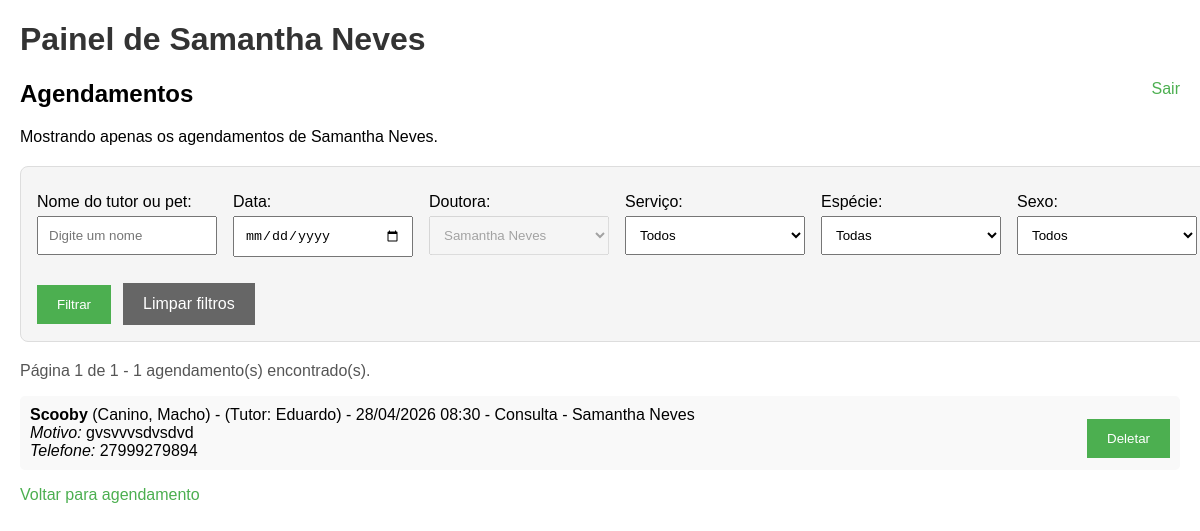
The app's page /painel (signed in) with its own data.
### app.py (models this page shows, shortened)
class Agendamento(db.Model):
    id = db.Column(db.Integer, primary_key=True)
    nome_dono = db.Column(db.String(100), nullable=False)
    nome_pet = db.Column(db.String(100), nullable=False)
    especie = db.Column(db.String(20), nullable=False)
    sexo = db.Column(db.String(10), nullable=False)
    telefone = db.Column(db.String(20), nullable=False)
    data = db.Column(db.DateTime, nullable=False)
    servico = db.Column(db.String(200), nullable=False)
    doutora = db.Column(db.String(50), nullable=False)
    motivo = db.Column(db.Text, nullable=False)

### app.py (the view, shortened to what this page needs)
@app.route('/painel')
def painel():
    user = session.get('user')
    role = session.get('role')
    if not user:
        return redirect(url_for('login_page'))
    pagina = request.args.get('pagina', default=1, type=int)
    if not pagina or pagina < 1:
        pagina = 1
    nome_filtro = request.args.get('nome', '').strip()
    data_filtro = request.args.get('data', '').strip()
    doutora_filtro = request.args.get('doutora', '').strip()
    servico_filtro = request.args.get('servico', '').strip()
    especie_filtro = request.args.get('especie', '').strip()
    sexo_filtro = request.args.get('sexo', '').strip()
    filtro_erro = ''
    if role == 'reception':
        base_query = Agendamento.query
        doctor_options = DOUTORAS
    else:
        base_query = Agendamento.query.filter_by(doutora=user)
        doctor_options = [user]
        doutora_filtro = user
    service_options = [
        servico for servico, in base_query.with_entities(Agendamento.servico).distinct().order_by(Agendamento.servico).all()
        if servico
    ]
    if 'Consulta' not in service_options:
        service_options.insert(0, 'Consulta')
    especie_options = ['Canino', 'Felino']
    sexo_options = ['Macho', 'Fêmea']
    query = base_query
    if role == 'reception' and doutora_filtro:
        query = query.filter_by(doutora=doutora_filtro)
    if servico_filtro:
        query = query.filter_by(servico=servico_filtro)
    if especie_filtro:
        query = query.filter_by(especie=especie_filtro)
    if sexo_filtro:
        query = query.filter_by(sexo=sexo_filtro)
    paginacao = query.order_by(Agendamento.data.asc()).paginate(page=pagina, per_page=10, error_out=False)
    agendamentos = paginacao.items
    filtros = {
        'nome': nome_filtro,
        'data': data_filtro,
        'doutora': doutora_filtro,
        'servico': servico_filtro,
        'especie': especie_filtro,
        'sexo': sexo_filtro,
    }
    query_params = {chave: valor for chave, valor in filtros.items() if valor}
    return render_template(
        'painel.html',
        agendamentos=agendamentos,
        paginacao=paginacao,
        doctor=user,
        role=role,
        filtros=filtros,
        query_params=query_params,
        doctor_options=doctor_options,
        service_options=service_options,
        especie_options=especie_options,
        sexo_options=sexo_options,
        filtro_erro=filtro_erro,
    )

### templates/painel.html (shortened to what this page needs)
<!DOCTYPE html>
<html lang="pt-br">
<head>
    <link rel="stylesheet" href="{{ url_for('static', filename='css/style.css') }}">
</head>
<body>
    <h1>Painel de {{ doctor }}</h1>
    <a href="/logout" class="logout">Sair</a>
    {% if role == 'reception' %}
        <h2>Agendamentos</h2>
        <p>Mostrando todos os agendamentos.</p>
    {% else %}
        <h2>Agendamentos</h2>
        <p>Mostrando apenas os agendamentos de {{ doctor }}.</p>
    {% endif %}
    <form action="/painel" method="get" class="filter-form">
        <div class="filter-grid">
            <div>
                <label for="nome">Nome do tutor ou pet:</label>
                <input type="text" id="nome" name="nome" value="{{ filtros.nome }}" placeholder="Digite um nome">
            </div>
            <div>
                <label for="data">Data:</label>
                <input type="date" id="data" name="data" value="{{ filtros.data }}">
            </div>
            <div>
                <label for="doutora">Doutora:</label>
                <select id="doutora" name="doutora" {% if role != 'reception' %}disabled{% endif %}>
                    {% for option in doctor_options %}
                        <option value="{{ option }}" {% if filtros.doutora == option %}selected{% endif %}>{{ option }}</option>
                    {% endfor %}
                </select>
            </div>
            <div>
                <label for="servico">Serviço:</label>
                <select id="servico" name="servico">
                    <option value="">Todos</option>
                </select>
            </div>
            <div>
                <label for="especie">Espécie:</label>
                <select id="especie" name="especie">
                    <option value="">Todas</option>
                </select>
            </div>
            <div>
                <label for="sexo">Sexo:</label>
                <select id="sexo" name="sexo">
                    <option value="">Todos</option>
                </select>
            </div>
        </div>
        <div class="filter-actions">
            <button type="submit">Filtrar</button>
            <a href="/painel" class="button secondary-button">Limpar filtros</a>
        </div>
    </form>
    {% if paginacao.total > 0 %}
        <p class="pagination-summary">
            Página {{ paginacao.page }} de {{ paginacao.pages }} - {{ paginacao.total }} agendamento(s) encontrado(s).
        </p>
    {% endif %}
    <ul>
        {% for agendamento in agendamentos %}
        <li>
            <div>
                <strong>{{ agendamento.nome_pet }}</strong> ({{ agendamento.especie }}, {{ agendamento.sexo }}) - (Tutor: {{ agendamento.nome_dono }}) - {{ agendamento.data.strftime('%d/%m/%Y %H:%M') }} - {{ agendamento.servico }} - {{ agendamento.doutora }}<br>
                <em>Motivo:</em> {{ agendamento.motivo }}<br>
                <em>Telefone:</em> {{ agendamento.telefone }}
            </div>
            <form action="/deletar/{{ agendamento.id }}" method="post" class="delete-form">
                <button type="submit">Deletar</button>
            </form>
        </li>
        {% endfor %}
    </ul>
    <p><a href="/cliente">Voltar para agendamento</a></p>
</body>
</html>

### static/css/style.css (style rules this page uses)
body { font-family: Arial, sans-serif; margin: 20px; }
h1 { color: #333; }
form { margin-bottom: 20px; max-width: 600px; width: 100%; }
label { display: block; margin-top: 10px; }
input, select, textarea { width: 100%; padding: 10px; margin-top: 5px; box-sizing: border-box; }
button, .button { padding: 12px 20px; background-color: #4CAF50; color: white; border: none; cursor: pointer; margin-top: 10px; text-decoration: none; display: inline-block; }
ul { list-style-type: none; padding: 0; }
li { background-color: #f9f9f9; margin: 5px 0; padding: 10px; border-radius: 5px; display: flex; justify-content: space-between; align-items: center; flex-wrap: wrap; }
a { color: #4CAF50; text-decoration: none; }
.logout { float: right; }
.filter-form { max-width: none; width: 100%; margin: 20px 0; padding: 16px; border: 1px solid #ddd; border-radius: 8px; background-color: #f5f5f5; }
.filter-grid { display: grid; grid-template-columns: repeat(auto-fit, minmax(180px, 1fr)); gap: 16px; }
.filter-actions { display: flex; gap: 12px; margin-top: 16px; align-items: center; flex-wrap: wrap; }
.secondary-button { background-color: #666; }
.delete-form { width: auto; max-width: none; margin-bottom: 0; }
.pagination-summary { margin: 16px 0 10px; color: #555; }

### records on screen
Agendamento: doutora "Samantha Neves", nome_pet "Scooby", especie "Canino", sexo "Macho", nome_dono "Eduardo", data "28/04/2026 08:30", servico "Consulta", motivo "gvsvvvsdvsdvd", telefone "27999279894"

### other values on screen
{{ paginacao.page }} "1"
{{ paginacao.pages }} "1"
{{ paginacao.total }} "1"
form field doutora "Samantha Neves"
